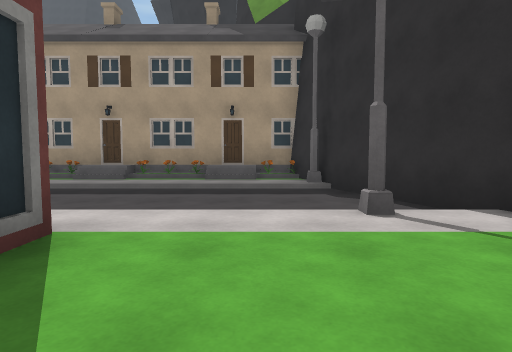
[1] (above)

24 first-person views from a walk through a Unity game level. The camera is 1.2 m above the floor, tilts 4° down and sees 75° across. The floor is counted in squares, 2 m on a side. Each view is taken from the middle of a square. On the plan, view 1 faces up. The plan holds only what a view shows up to about 10 squares ahead; the rest is blank. The place goes on beyond the plan. The player character is not drawn. Surface patterns are stand-ins for the level's own textures.

[2]
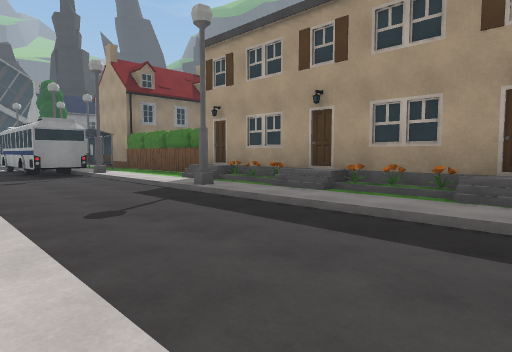

[3]
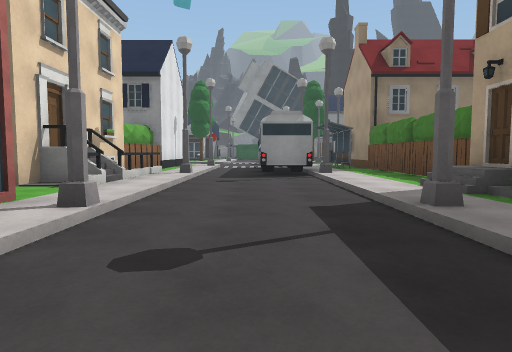

[4]
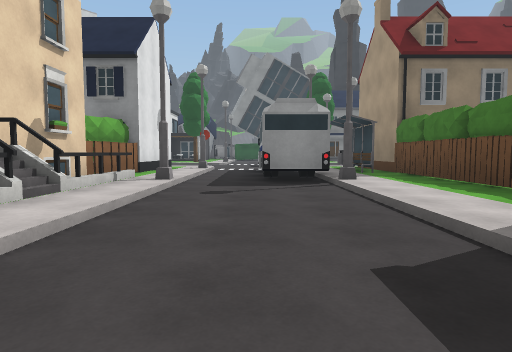

[5]
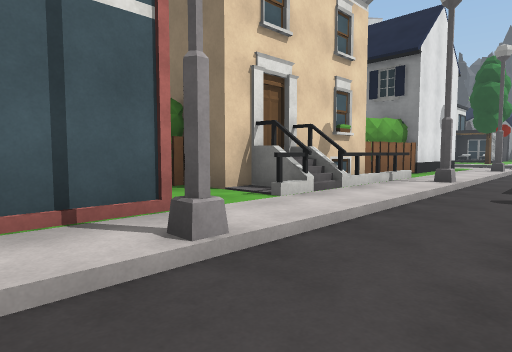

[6]
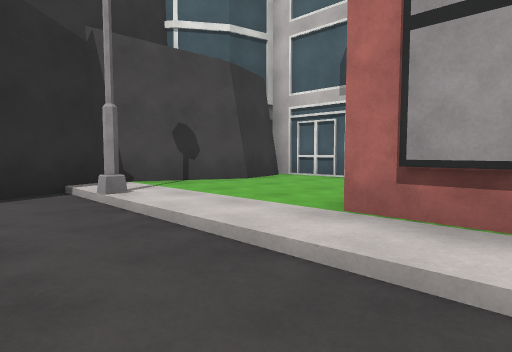

[7]
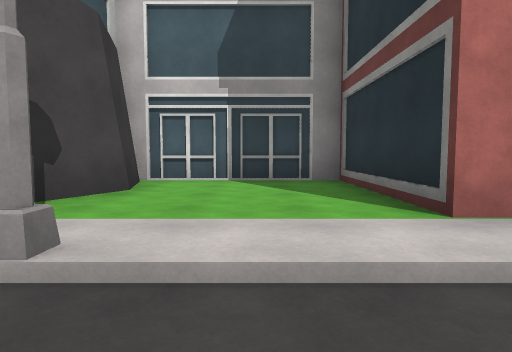

[8]
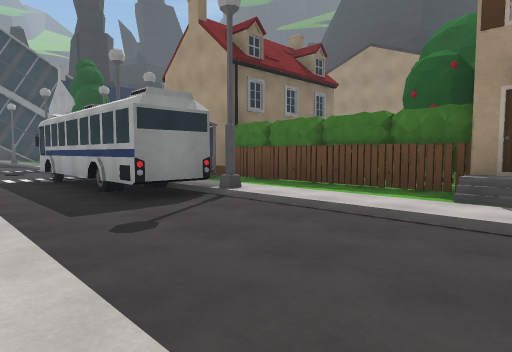

[9]
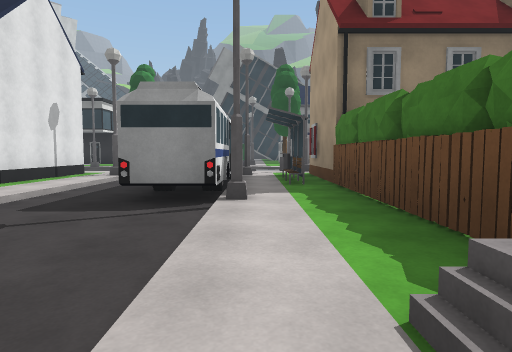

[10]
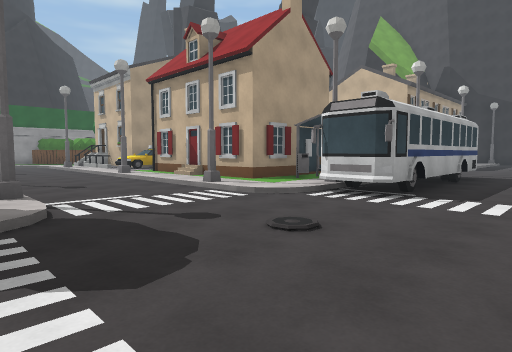

[11]
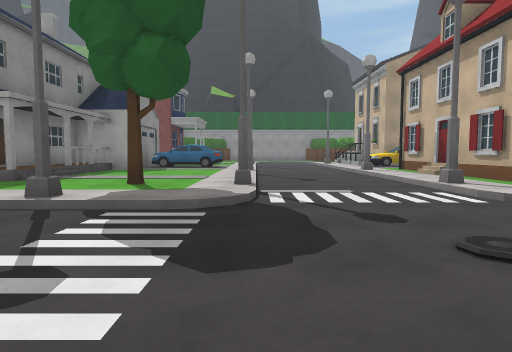

[12]
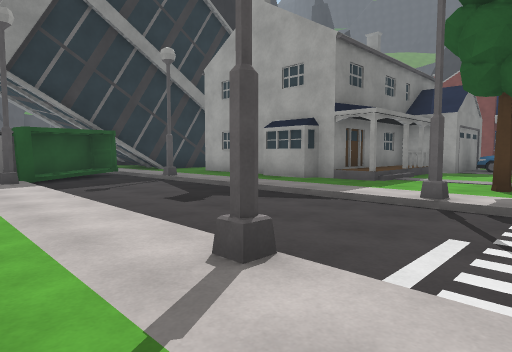

[13]
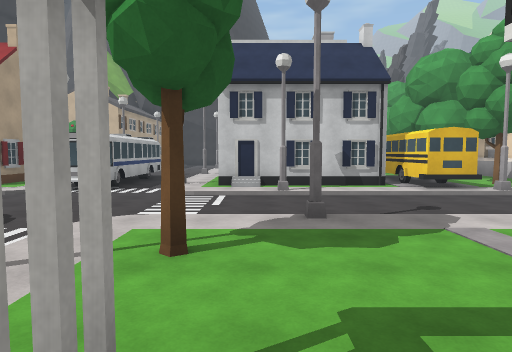

[14]
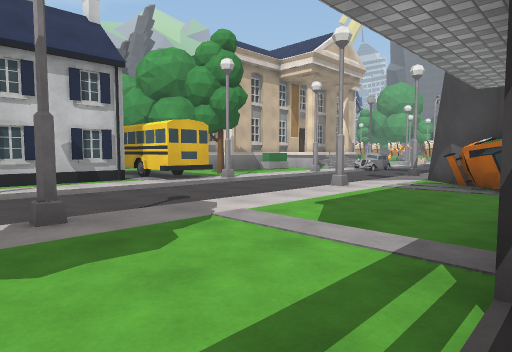

[15]
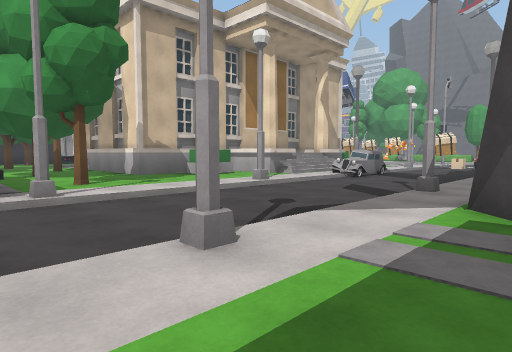

[16]
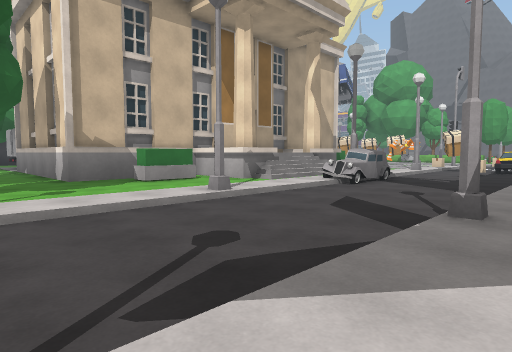

[17]
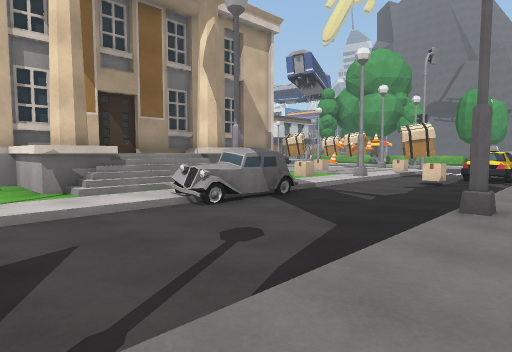

[18]
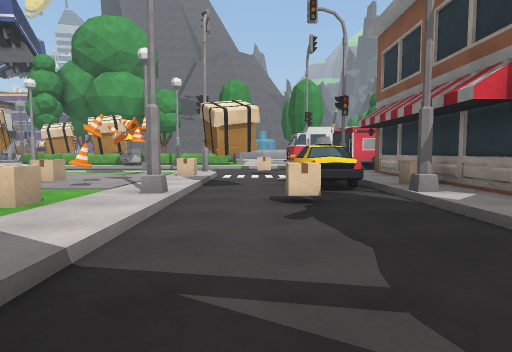

[19]
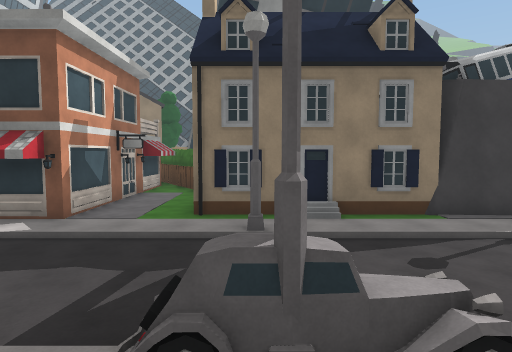

[20]
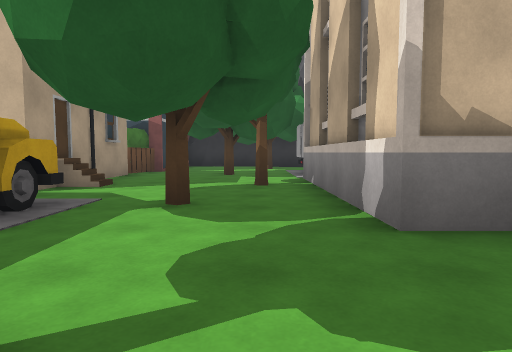

[21]
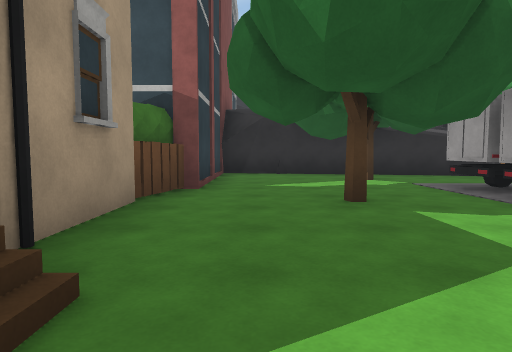

[22]
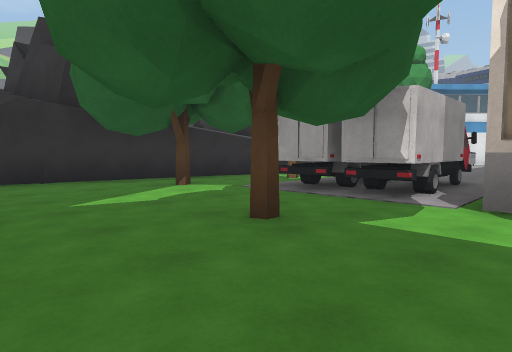

[23]
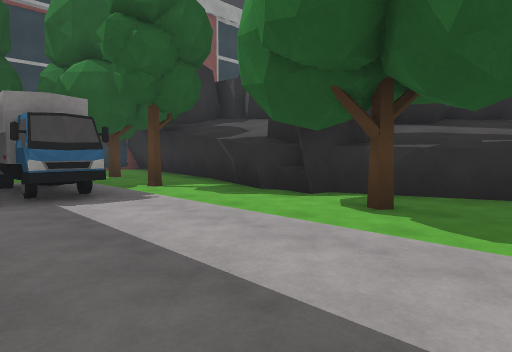

[24]
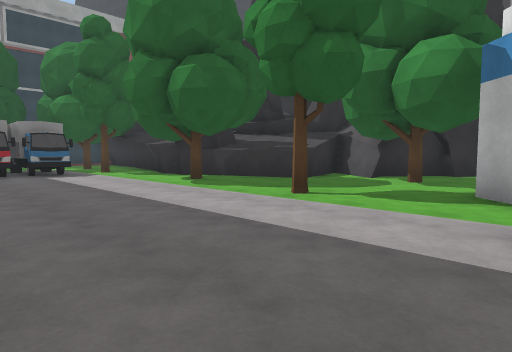

### Floor plan
Key: @ floor where view 1 was taken; # wall or solid block; . main floor; : floor 0.25 m higher than the main floor; - floor 0.25 m lower than the main floor; + floor 0.5 m higher than the main floor; * floor 6.5 m higher than the main floor; % floor 7.25 m higher than the main floor; & floor 8.75 m higher than the main floor; / step, stairs or slope; = window, fence, low wall or low ledge; ^ raised ledge; v drop or lower ground; L lamp; F fence; B bus; T tree; R truck; C car; U building; O other object.
Columns run from 32 left of view 1 to 3 right of it. Each row starts with its distance up from view 1.
 13       ###.  L--L #
 12       #+#.../--/.#
 11       #+#.../--//#
 10       #+/.../--/.#      O
  9     ###+#.../--L.###FFFFFF
  8    .......T.L--/..OOFFF..^#########
  7   .L......L./--/.L....L....L.....L#
  6  R--------------#  #B#------------#
  5 R:--------------#B##B#------------##
  4  R/--------------------------------#
  3   RL......L./--/.OL...L./..L.....L.#
  2        /#.T./--/.###FF#=/=.####....#
  1        //.../--//#  F#####F   #...##
  0         /...L--L.#       #F   #.@.#
 -1         #.../--/.#            #####
 -2         *.../--/.#
 -3          .../--/..   #####F
 -4          .../--/#  BB./...F#####
 -5          ...L--L...............#
 -6         CC../--/.T..T....T....##
 -7         BvC./--/......T.....T.#
 -8          B#//--/...UUUUU......#
 -9          B#./--L...#    .RR...#
-10           #.L--/..U#    .RR.T.#
-11           ##/--////#    .RRR..#
-12          &%//--//U #     ....##
-13          &///--C/  #     ....##
-14          &%#L--L / #     ....T^^
-15          #%//--/   #     ......^^#
-16         ..../--/. U      ......^^#
-17       U...../--/O U     ........###
-18        #####L-OL..      ....T..T..##
-19            O/O-/.O      ...........#
-20            #/OOOOOO     .....U#.
-21            U/O-O.O.     ... U

Where each view was taken, in squares from view 1:
view 1: 0 up, 0 right, facing up
view 2: 3 up, 0 right, facing up-left
view 3: 5 up, 2 left, facing left
view 4: 5 up, 4 left, facing left
view 5: 5 up, 4 left, facing down-left
view 6: 5 up, 3 left, facing down-right
view 7: 5 up, 0 right, facing down
view 8: 3 up, 6 left, facing up-left
view 9: 7 up, 6 left, facing left
view 10: 3 up, 21 left, facing up-right
view 11: 3 up, 20 left, facing up
view 12: 2 up, 21 left, facing up-left
view 13: 1 up, 25 left, facing right
view 14: 1 up, 24 left, facing down-right
view 15: 4 down, 22 left, facing down-right
view 16: 6 down, 21 left, facing down-right
view 17: 10 down, 21 left, facing down-right
view 18: 14 down, 18 left, facing down
view 19: 14 down, 15 left, facing left
view 20: 7 down, 16 left, facing right
view 21: 5 down, 11 left, facing right
view 22: 4 down, 9 left, facing down-right
view 23: 16 down, 7 left, facing up-right
view 24: 21 down, 8 left, facing up-right
